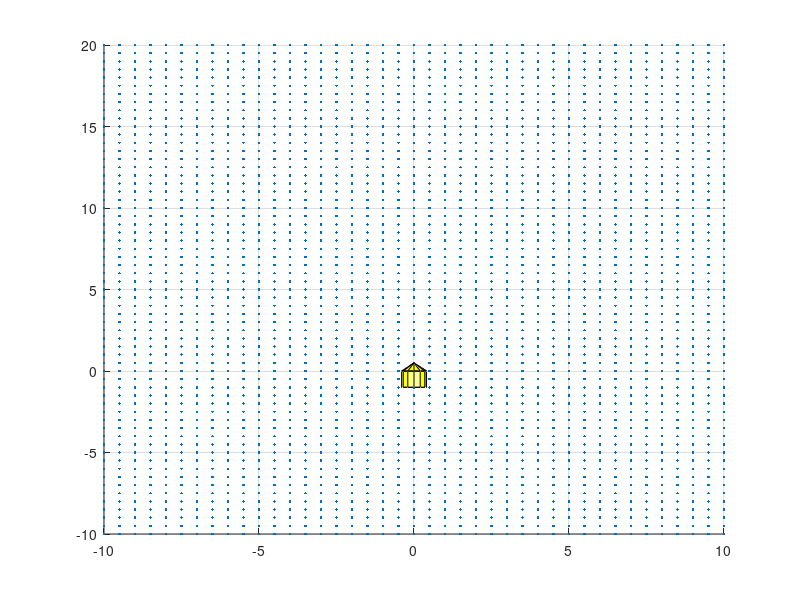

This figure's MATLAB source: (Note: this script raises an error after producing the figure.)
%% PID Control of an Unmanned Surface Vehicle (USV) using a dynamic model
clear; close all; clc;

sim_time = 100;
sampling = 0.1;

%% Set-up Simulation Model

figure(1)
ax = axes('XLim',[-10 10],'YLim',[-5 20],'ZLim',[-2.5 2.5]);
view(3);    % view all the axes (3D)
grid on;
 
% Modelling water
Water_x=-10:0.5:10;
Water_y=-10:0.5:20;
Water_z=-1.5:0.1:1;
[Water_X,Water_Y,Water_Z] = meshgrid(Water_x,Water_y,Water_z);
I = Water_Z <= 0;
scatter3(Water_X(I),Water_Y(I),Water_Z(I),'.');

% Light source
light('Position',[-10 -10 2],'Style','infinite')
light('Position',[10 10 2.5],'Style','infinite')

% Robot (USV) Model
[con_x,con_y,con_z] = cylinder([0.1 0.0],12);
[cyl_x,cyl_y,cyl_z] = cylinder([0.2 0.2],12);
% Surfaces of USV
h(1) = surface(4*con_x,0.5*con_z,-0.3*con_y,'FaceColor','y');
h(2) = surface(2*cyl_x,-1*cyl_z,0.15*cyl_y,'FaceColor','y');
h(3) = surface(4*con_x,(0.01*con_z)-1,-0.3*con_y,'FaceColor','y');
h(4) = surface(0.1,1,0.1,'FaceColor','w');
h(1).EdgeColor = 'none'; h(1).FaceLighting = 'gouraud';
h(2).EdgeColor = 'none'; h(2).FaceLighting = 'gouraud';
h(3).EdgeColor = 'none'; h(3).FaceLighting = 'gouraud';
% Transforming the surfaces wrt robot position
t = hgtransform('Parent',ax);
set(h,'Parent',t)
set(gcf,'Renderer','opengl')
drawnow

%% Trajectories, Control and Guidance of USV

% Trajectory selection
disp('Enter trajectory:');
traj = input(' 1. Circle \n 2. Square \n 3. Sine \n');
switch traj
    % Circle
    case 1
        pose = [0;0;-pi/2;0;0;0];
        n = sim_time/sampling; R = 8;
        k = 2*pi*linspace(0,1,n)' - 3*pi*ones(n,1);
        x = R*ones(n,1) + R.*cos(k);
        y = zeros(n,1) + R.*sin(k);
    % Square
    case 2
        pose = [0;0;-pi/2;0;0;0];
        n = sim_time/sampling; n1 = fix(n/4);
        x0 = zeros((n1/2),1);
        y0 = linspace(0,-8,fix(n1/2))';
        x1 = linspace(0,16,n1)';
        y1 = -8*ones(n1,1);
        x2 = 16*ones(n1,1);
        y2 = linspace(-8,8,n1)';
        x3 = linspace(16,0,n1)';
        y3 = 8*ones(n1,1);
        x4 = zeros((n1/2),1);
        y4 = linspace(8,0,fix(n1/2))';
        x = [x0;x1;x2;x3;x4];
        y = [y0;y1;y2;y3;y4];
    % Sine
    case 3
        pose = [0;0;pi/3;0;0;0];
        n = sim_time/sampling;
        x = 4*pi*linspace(0,1,n)';
        y = 5*sin(x);
end

goal = [x, y];
[pose] = Controller(goal, pose, t);
